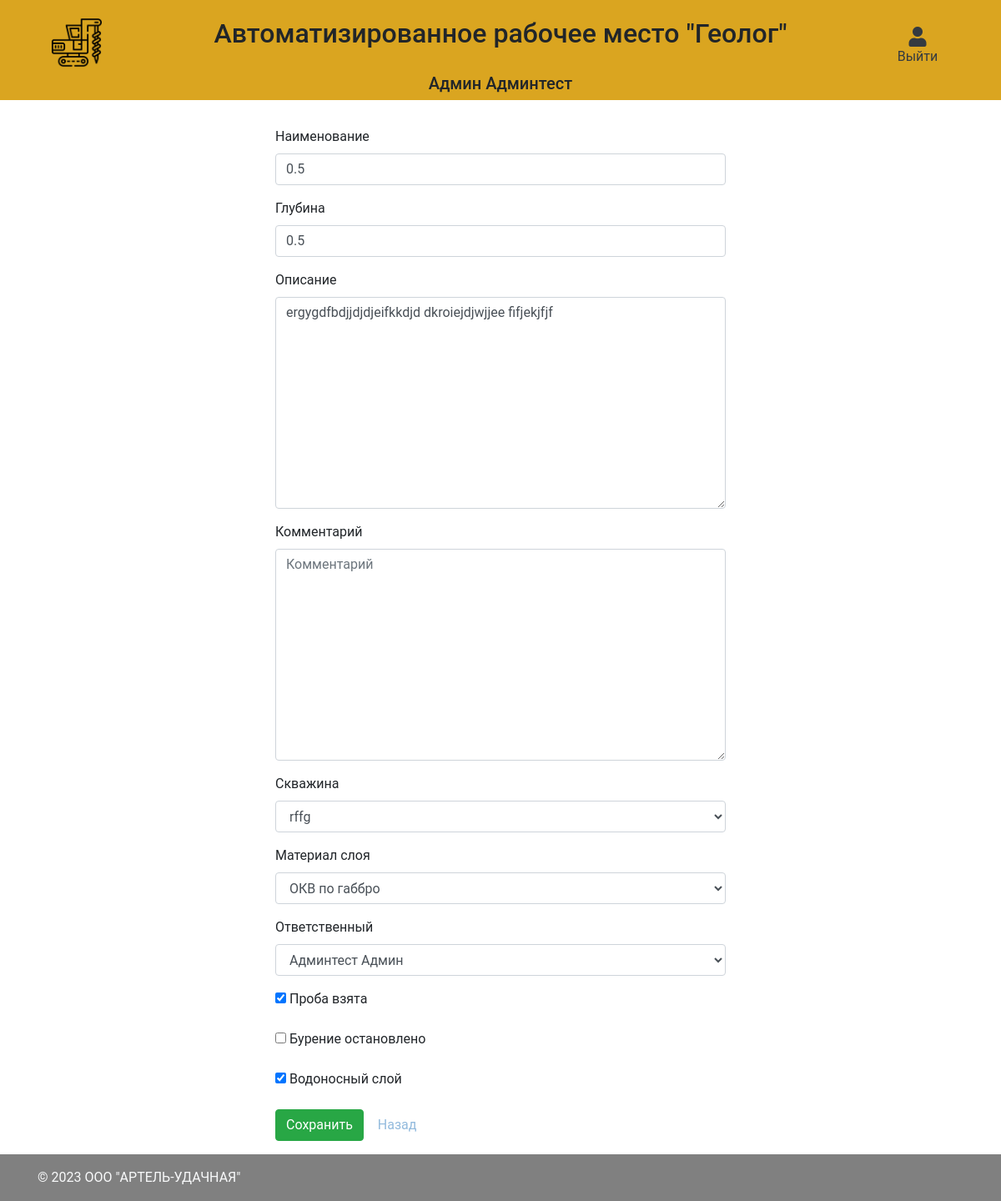
Screenshot of /layers/edit/6?well=4 (signed in) with the database file from the repository.
### main/models.py (models this page shows, shortened)
class CustomUser(AbstractBaseUser, PermissionsMixin):
    username = models.CharField("Логин пользователя", max_length=50, unique=True)
    first_name = models.CharField("Имя", max_length=50)
    last_name = models.CharField("Фамилия", max_length=50)
    patronymic = models.CharField("Отчество", max_length=50, default="нет")
    team = models.ForeignKey(Team, verbose_name="Номер бригады", on_delete=models.CASCADE, null=True)
    phone_number = models.CharField("Номер телефона", max_length=50, default="Не указано")
    email = models.EmailField(verbose_name="Email", max_length=255, unique=True, blank=True, null=True)
    role = models.ForeignKey(Role, on_delete=models.CASCADE, verbose_name="Должность")
    is_superuser = models.BooleanField(default=False)
    is_active = models.BooleanField(default=True)
    is_admin = models.BooleanField(default=False)
    objects = CustomUserManager()
    created_at = models.DateTimeField("Дата создания", auto_now_add=True)
    updated_at = models.DateTimeField("Дата обновления", auto_now=True)
    USERNAME_FIELD = 'username'
    REQUIRED_FIELDS = ['password']
    def __str__(self):
        return self.last_name + " " + self.first_name
    class Meta:
        verbose_name = "Пользователь"
        verbose_name_plural = "Пользователи"

class Layer(models.Model):
    name = models.CharField("Наименование", max_length=255)
    depth = models.FloatField("Глубина", max_length=255, null=True)
    description = models.TextField("Описание", null=True, blank=True)
    comment = models.TextField("Комментарий", null=True, blank=True)
    well = models.ForeignKey(Well, verbose_name="Скважина", on_delete=models.CASCADE)
    layer_material = models.ForeignKey(LayerMaterial, verbose_name="Материал слоя", on_delete=models.CASCADE)
    responsible = models.ForeignKey(CustomUser, verbose_name="Ответственный", on_delete=models.CASCADE, null=True)
    sample_obtained = models.BooleanField("Проба взята", default=False)
    drilling_stopped = models.BooleanField("Бурение остановлено", default=False)
    aquifer = models.BooleanField("Водоносный слой", default=False)
    created_at = models.DateTimeField("Дата создания", auto_now_add=True)
    updated_at = models.DateTimeField("Дата обновления", auto_now=True)
    class Meta:
        verbose_name = "Интервал"
        verbose_name_plural = "Интервалы"

### main/views.py (the view, shortened to what this page needs)
# urls.py: path('layers/edit/<int:pk>', views.LayerUpdateView.as_view(), name='layers_edit'),
class LayerUpdateView(LoginRequiredMixin, UpdateView):
    template_name = "main/tasks/wells/layers/edit.html"
    model = models.Layer
    form_class = forms.LayerCreateForm
    def get_context_data(self, **kwargs):
        context = super().get_context_data(**kwargs)
        well_id = self.request.GET.get("well")
        context['back_url'] = f"/wells/{well_id}"
        return context

### main/forms.py
class LayerCreateForm(forms.ModelForm):
    class Meta:
        model = models.Layer
        fields = '__all__'

### main/models.py (called while the page is built)
    def __str__(self):
        return self.name

    def __str__(self):
        return self.name

### templates/main/tasks/wells/layers/edit.html (shortened to what this page needs)
{% extends "layout.html" %}
{% block content %}
{% load widget_tweaks %}
    <div class="col-12">
        <div class="row justify-content-center">
        <div class="col-md-6">
            <form method="post">
                {% for field in form.visible_fields %}
                    {% if field.name == "sample_obtained" %}
                        <div class="form-group">
                            {% render_field field %}
                            <label for="{{ field.id_for_label }}">{{ field.label }}</label>
                        </div>
                    {% elif field.name == "drilling_stopped" %}
                        <div class="form-group">
                            {% render_field field %}
                            <label for="{{ field.id_for_label }}">{{ field.label }}</label>
                        </div>
                    {% elif field.name == "aquifer" %}
                        <div class="form-group">
                            {% render_field field %}
                            <label for="{{ field.id_for_label }}">{{ field.label }}</label>
                        </div>
                    {% else %}
                        <div class="form-group">
                            <label for="{{ field.id_for_label }}">{{ field.label }}</label>
                            {% render_field field class="form-control" placeholder=field.label %}
                        </div>
                    {% endif %}
                {% endfor %}
                <div class="form-group">
                    <button type="submit" class="btn btn-success">
                     Сохранить
                    </button>
                    <a href="{{ back_url }}" class="btn btn-default">Назад</a>
                </div>
            </form>
        </div>
        </div>
    </div>
{% endblock %}

### templates/layout.html (shortened to what this page needs)
<html lang="en">
    <head>
        <link rel="stylesheet" href="https://maxcdn.bootstrapcdn.com/bootstrap/4.0.0/css/bootstrap.min.css">
        <link rel="stylesheet" href="https://cdnjs.cloudflare.com/ajax/libs/font-awesome/5.15.4/css/all.min.css" />
        <link rel="stylesheet" href="/static/css/main.css" />
    </head>
    <body class="d-flex flex-column min-vh-100">
      <div class="container-fluid navbar-light bg-navbar-main">
        <div class="row">
            <div class="col-12 col-lg-2 text-center mt-3">
              <a href="/"><img class="img-fluid navbar-brand" src="/static/images/navbar_brand.png"></a>
            </div>
            <div class="col-12 col-lg-8 justify-content-center d-flex align-items-center">
              <h2>Автоматизированное рабочее место "Геолог"</h2>
            </div>
            <div class="col-12 col-lg-2 text-center mt-3">
              <ul class="d-none d-lg-block navbar-nav mr-auto mt-2 ml-3 ml-md-0 mt-lg-0 justify-content-center">
                {% if request.user.is_authenticated %}
                  <li class="nav-item dropdown">
                    <a class="nav-link d-flex flex-column text-dark mt-2" href="/logout">
                      <i class="fa fa-user" aria-hidden="true" style="font-size: 24px;"></i> Выйти
                    </a>
                  </li>
                {% else %}
                  {% comment %} <li class="nav-item m-lg-0">
                    <i class="fa fa-user" aria-hidden="true" style="font-size: 24px;">Войти</i>
                  </li> {% endcomment %}
                {% endif %}
              </ul>
            </div>
            <div class="col-12 col-lg-12 justify-content-center d-flex align-items-center">
              <h5 class="text-center">
                {% if request.user.is_authenticated %}
                  {{ request.user.first_name }} {{ request.user.last_name }}
                {% else %}
                  {% comment %} <li class="nav-item m-lg-0">
                    <i class="fa fa-user" aria-hidden="true" style="font-size: 24px;">Войти</i>
                  </li> {% endcomment %}
                {% endif %}
              </h5>
            </div>
        </div>
      </div>
      <div class="container mt-4">
          <div class="row">
              {% block content %}{% endblock %}
          </div>
      </div>
      <footer class="mt-auto py-3" style="background-color: #808080">
        <div class="container">
          <span class="text-light">© 2023 OOO "АРТЕЛЬ-УДАЧНАЯ"</span>
        </div>
      </footer>
    </body>
</html>

### static/css/main.css (style rules this page uses)
body { font-family: "Roboto", sans-serif; height: 100vh; }
.bg-navbar-main { background-color: #DAA520; }
a { color: #92badd; display:inline-block; text-decoration: none; font-weight: 400; }
.navbar-brand { width: 35%!important; }

### rows the page displays
CustomUser: user.first_name "Админ", user.last_name "Админтест"
Layer: name "0.5" "0.5" "ergygdfbdjjdjdjeifkkdjd dkroiejdjwjjee fifjekjfjf" "rffg" "ОКВ по габбро" "Админтест Админ", sample_obtained "☑", aquifer "☑"

### other values shown
{{ field.label }} "Наименование" "Глубина" "Описание" "Комментарий" "Скважина" "Материал слоя" "Ответственный"
{{ field.label }} "Проба взята"
{{ field.label }} "Бурение остановлено"
{{ field.label }} "Водоносный слой"
